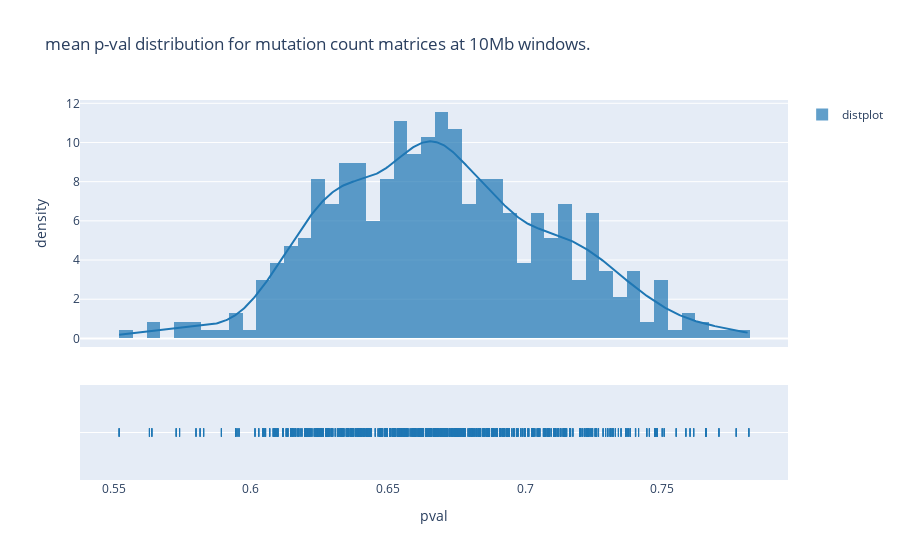

The notebook cell this image was saved under:
### Markdown cell above
> plotting

### Code cell
np.random.seed(1)

hist_data= np.array(grid_mean)
hist_data= hist_data[~np.isnan(hist_data)]
hist_data= [hist_data]
group_labels = ['distplot'] # name of the dataset

fig = ff.create_distplot(hist_data, group_labels,
                        bin_size=.005)


fig.update_layout(title_text='mean p-val distribution for mutation count matrices.')
fig.update_layout(xaxis_title= 'pval')
fig.update_layout(yaxis_title= 'density')

iplot(fig)

### Figure 1 — Plotly figure (JSON) as saved in the notebook; plotly's stock layout.template omitted (floating-point values rounded to 4 significant figures; data arrays with more than 128 entries replaced by an {"elided": "..."} marker saying what was removed)
{"data": [{"autobinx": false, "histnorm": "probability density", "legendgroup": "distplot", "marker": {"color": "rgb(31, 119, 180)"}, "name": "distplot", "opacity": 0.7, "type": "histogram", "x": {"elided": "1872 float values"}, "xaxis": "x", "xbins": {"end": 0.7815, "size": 0.005, "start": 0.552}, "yaxis": "y"}, {"legendgroup": "distplot", "marker": {"color": "rgb(31, 119, 180)"}, "mode": "lines", "name": "distplot", "showlegend": false, "type": "scatter", "x": {"elided": "500 float values"}, "xaxis": "x", "y": {"elided": "500 float values"}, "yaxis": "y"}, {"legendgroup": "distplot", "marker": {"color": "rgb(31, 119, 180)", "symbol": "line-ns-open"}, "mode": "markers", "name": "distplot", "showlegend": false, "type": "scatter", "x": {"elided": "1872 float values"}, "xaxis": "x", "y": {"elided": "1872 str values"}, "yaxis": "y2"}], "layout": {"barmode": "overlay", "hovermode": "closest", "legend": {"traceorder": "reversed"}, "title": {"text": "mean p-val distribution for mutation count matrices at 10Mb windows."}, "xaxis": {"anchor": "y2", "domain": [0, 1], "title": {"text": "pval"}, "zeroline": false}, "yaxis": {"anchor": "free", "domain": [0.35, 1], "position": 0, "title": {"text": "density"}}, "yaxis2": {"anchor": "x", "domain": [0, 0.25], "dtick": 1, "showticklabels": false}}}
